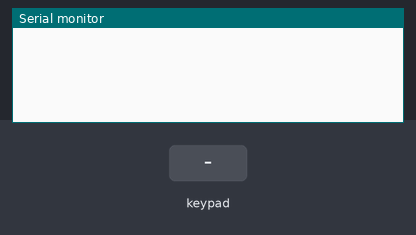
A sketch run on a simulated Arduino Uno, built with avr-gcc and run on an emulated ATmega328P. Parts: the last lines printed to the serial monitor. The test bench sets the inputs (shaded band).

Above: at 1.2 s.
1.3 s: key '4' pressed
At 2.5 s:
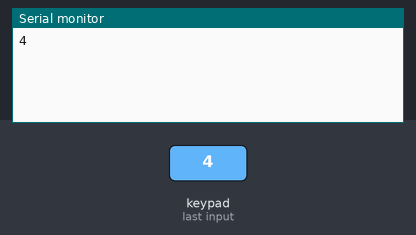
2.8 s: keypad keys 7 6 5 4 A pressed 0.4 s apart
At 4.8 s:
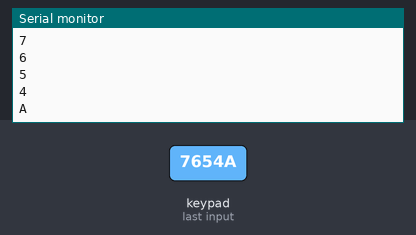
6.3 s: key 'B' pressed
At 7.4 s:
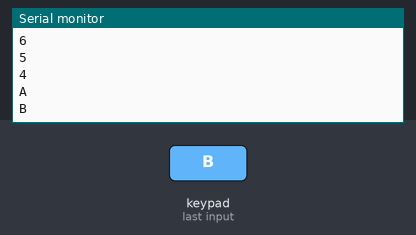
7.8 s: keypad keys 7 6 5 4 D pressed 0.4 s apart
At 10.9 s:
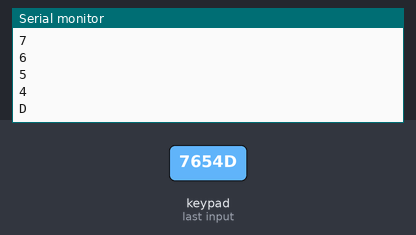
11.3 s: key 'F' pressed
At 12.3 s:
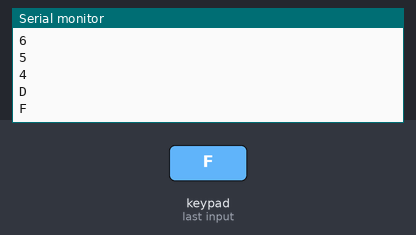
12.8 s: key 'E' pressed
At 13.4 s:
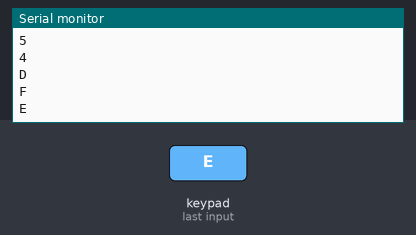
Timing chart, 0 to 15.3 s (numbered marks = the images above; inputs shaded):
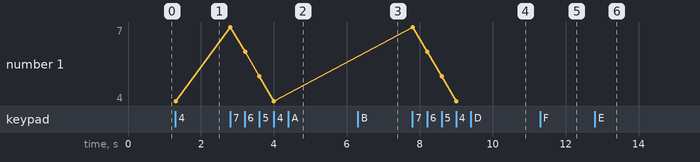

Measured:
- after the input at 1.3 s, the serial monitor: prints a new line at once (image 1)
- after the input at 2.8 s, the serial monitor: prints a new line at once (image 2)
- after the input at 6.3 s, the serial monitor: prints a new line at once (image 3)
- after the input at 7.8 s, the serial monitor: prints a new line at once (image 4)
- after the input at 11.3 s, the serial monitor: prints a new line at once (image 5)
- after the input at 12.8 s, the serial monitor: prints a new line at once (image 6)

The sketch:

keypad_matrix.ino
```cpp
#include <Keypad.h>

//num of rows and columns:
const byte ROWS = 4;
const byte COLS = 4;
//array of the different symbol for each key:
char keySymbols[COLS][ROWS] = {
  {'4', '3', '2', '1'},
  {'8', '7', '6', '5'},
  {'B', 'A', '0', '9'},
  {'F', 'E', 'D', 'C'}
};
//Pinout on the arduino for rows and columns:
byte rowPins[ROWS] = {7, 6, 5, 4};
byte colPins[COLS] = {11, 10, 9, 8};

//var to contain pressed key(s);
char keyPress;

//init instance of Keypad class:
Keypad keypadMatrix = Keypad(makeKeymap(keySymbols), rowPins, colPins, ROWS, COLS);

void setup() {
  // put your setup code here, to run once:
  Serial.begin(9600);
}

void loop() {
  // put your main code here, to run repeatedly:
  keyPress = keypadMatrix.getKey();
  if (keyPress) {
    Serial.println(keyPress);
  }
}
```
